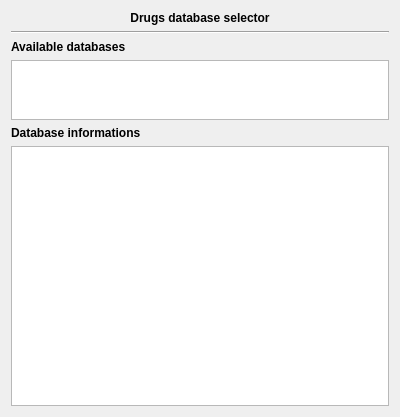
<?xml version="1.0" encoding="UTF-8"?>
<ui version="4.0">
 <class>DrugsWidget::Internal::DatabaseSelectorWidget</class>
 <widget class="QWidget" name="DrugsWidget::Internal::DatabaseSelectorWidget">
  <property name="geometry">
   <rect>
    <x>0</x>
    <y>0</y>
    <width>400</width>
    <height>417</height>
   </rect>
  </property>
  <property name="windowTitle">
   <string>Form</string>
  </property>
  <layout class="QGridLayout" name="gridLayout">
   <item row="0" column="0">
    <widget class="QLabel" name="label">
     <property name="sizePolicy">
      <sizepolicy hsizetype="Expanding" vsizetype="Fixed">
       <horstretch>0</horstretch>
       <verstretch>0</verstretch>
      </sizepolicy>
     </property>
     <property name="font">
      <font>
       <weight>75</weight>
       <bold>true</bold>
      </font>
     </property>
     <property name="text">
      <string>Drugs database selector</string>
     </property>
     <property name="alignment">
      <set>Qt::AlignCenter</set>
     </property>
    </widget>
   </item>
   <item row="1" column="0">
    <widget class="Line" name="line">
     <property name="orientation">
      <enum>Qt::Horizontal</enum>
     </property>
    </widget>
   </item>
   <item row="2" column="0">
    <widget class="QLabel" name="label_2">
     <property name="font">
      <font>
       <weight>75</weight>
       <bold>true</bold>
      </font>
     </property>
     <property name="text">
      <string>Available databases</string>
     </property>
    </widget>
   </item>
   <item row="3" column="0">
    <widget class="QListWidget" name="databaseList">
     <property name="maximumSize">
      <size>
       <width>16777215</width>
       <height>60</height>
      </size>
     </property>
     <property name="editTriggers">
      <set>QAbstractItemView::NoEditTriggers</set>
     </property>
     <property name="alternatingRowColors">
      <bool>true</bool>
     </property>
    </widget>
   </item>
   <item row="4" column="0">
    <widget class="QLabel" name="label_3">
     <property name="font">
      <font>
       <weight>75</weight>
       <bold>true</bold>
      </font>
     </property>
     <property name="text">
      <string>Database informations</string>
     </property>
    </widget>
   </item>
   <item row="5" column="0">
    <widget class="QTreeWidget" name="infoTree">
     <property name="editTriggers">
      <set>QAbstractItemView::NoEditTriggers</set>
     </property>
     <property name="alternatingRowColors">
      <bool>true</bool>
     </property>
     <property name="columnCount">
      <number>2</number>
     </property>
     <attribute name="headerVisible">
      <bool>false</bool>
     </attribute>
     <column>
      <property name="text">
       <string notr="true">1</string>
      </property>
     </column>
     <column>
      <property name="text">
       <string notr="true">2</string>
      </property>
     </column>
    </widget>
   </item>
  </layout>
 </widget>
 <resources/>
 <connections/>
</ui>
